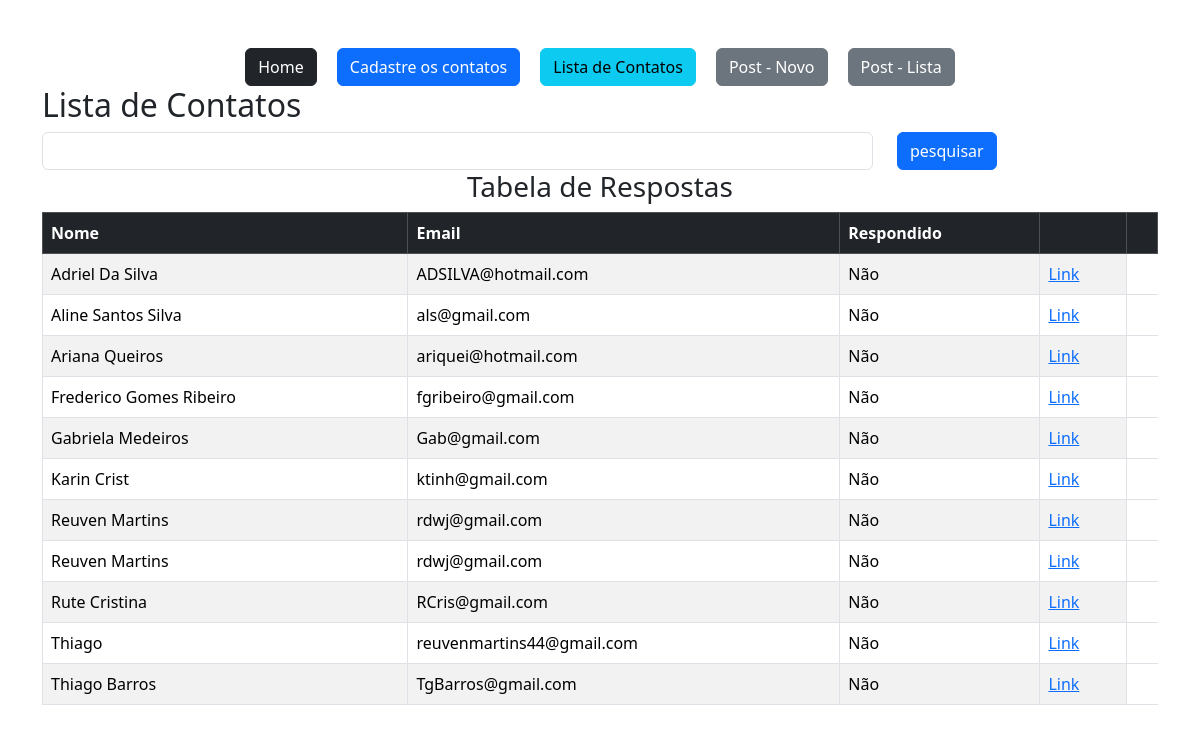
The page /contato/lista (signed in) on the database as committed earlier.
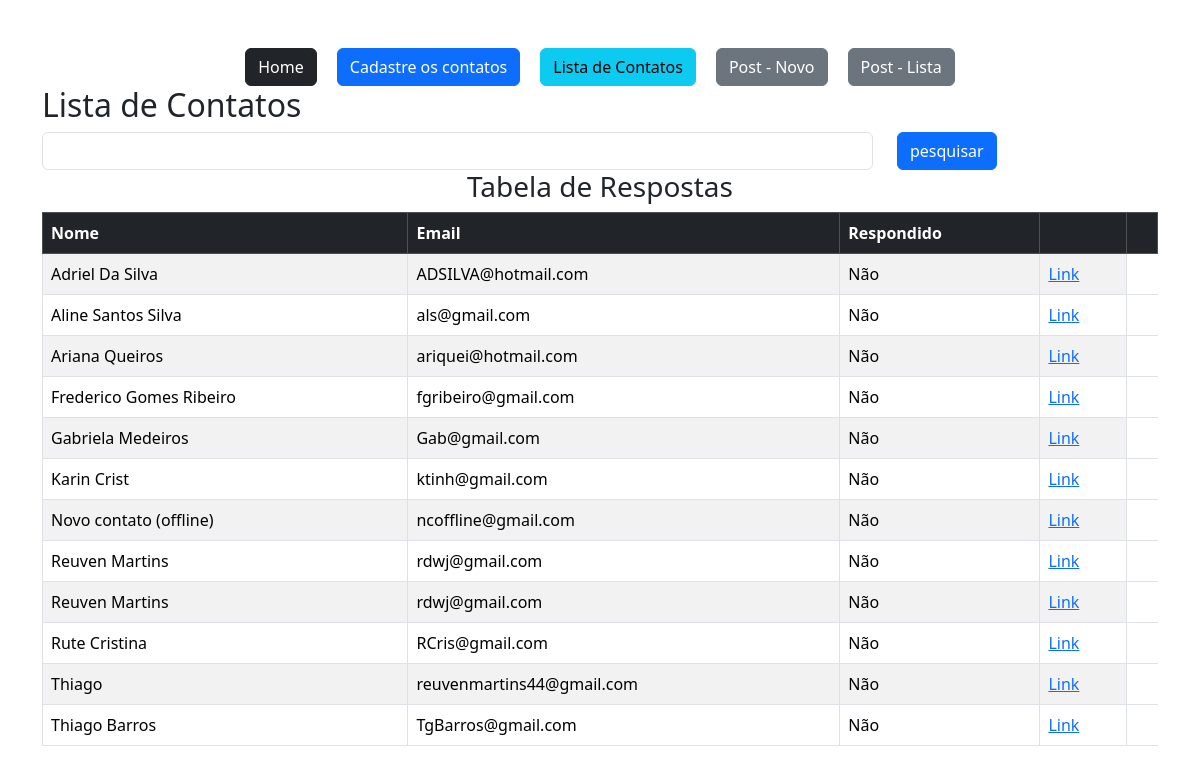
The same page on the database as committed later.
### webpage/models.py (models this page shows)
class Contatos(db.Model):
    id = db.Column(db.Integer, primary_key=True)
    data_de_criacao = db.Column(db.DateTime, default=datetime.utcnow)
    nome = db.Column(db.String, nullable=True)
    email = db.Column(db.String, nullable=True)
    mensagem = db.Column(db.String, nullable=True)
    respondido = db.Column(db.Integer, default=0)

### webpage/views.py (the view)
@app.route("/contato/lista", methods=["GET", "POST"])
@login_required
def contato_lista():
    pesquisar = request.args.get('pesquisar', '')
    dados = Contatos.query.order_by('nome')
    if pesquisar != '':
        dados = dados.filter_by(nome=pesquisar)
        print(dados.all())
    context = {'dados':dados.all()}
    return render_template('contato_lista.html', context=context)

### webpage/models.py (called while the page is built)
@login_manager.user_loader
def load_user(user_id):
    return User.query.get(user_id)

### webpage/templates/contato_lista.html (shortened to what this page needs)
{% extends "base.html" %}
{% block content %}
<body>
    <div class="container mt-5">
        {% include "nav.html" %}
        <h2>Lista de Contatos</h2>
        <form method= "get" class='row'>
            <div class='col-9'>
                <input type='text' name='pesquisar'class='form-control'>
            </div>
                <div class='col-3'>
                    <button type='Submit' class='btn btn-primary'>pesquisar</button>
                </div>
        </form>
        <div class="row">
            <div class="col-12">
                <h3 class="text-center">Tabela de Respostas</h3>
                <table class="table table-striped table-bordered">
                    <thead class="table-dark">
                        <tr>
                            <th>Nome</th>
                            <th>Email</th>
                            <th>Respondido</th>
                            <th></th>
                            <th></th>
                        </tr>
                    </thead>
                    <tbody>
                        {%for contato in context['dados']%}
                        <tr>
                            <td>{{ contato.nome }}</td>
                            <td>{{ contato.email }}</td>
                            <td>
                                {% if contato.respondido == 0 %}
                                    Não
                                {% else %}
                                    Sim
                                {% endif %}
                            </td>
                            <td><a href="{{url_for('contatoDetail', id=contato.id)}}"> Link</td>
                        </tr>
                        {% endfor %}
                    </tbody>
            </div>
        </div>
</body>
{% endblock %}

### webpage/templates/base.html (shortened to what this page needs)
<!DOCTYPE html>
<html lang="pt-br">
<head>
    <link href="{{ url_for('static', filename='css/style.css') }}" rel="stylesheet">
    <link href="https://cdn.jsdelivr.net/npm/bootstrap@5.3.3/dist/css/bootstrap.min.css" rel="stylesheet">
</head>
<body class="">
   {% block content %} {% endblock %}
</body>
</html>

### webpage/templates/nav.html
<div class="button-container">
    <a href="/" class="btn btn-dark">Home</a>
    <a href="{{ url_for('contato_old') }}" class="btn btn-primary">Cadastre os contatos</a>
    <a href="{{ url_for('contato_lista') }}" class="btn btn-info">Lista de Contatos</a>
    <a href="{{ url_for('PostNovo') }}" class="btn btn-secondary">Post - Novo</a>
    <a href="{{ url_for('PostLista') }}" class="btn btn-secondary">Post - Lista</a>
</div>

### webpage/static/css/style.css (style rules this page uses)
.button-container { display: flex; justify-content: center; align-items: center; }
.button-container .btn { margin: 0 10px; }

Rows that differ between the two databases and show on the page:
added Contatos: nome "Novo contato (offline)", email "ncoffline@gmail.com", respondido "Não"
